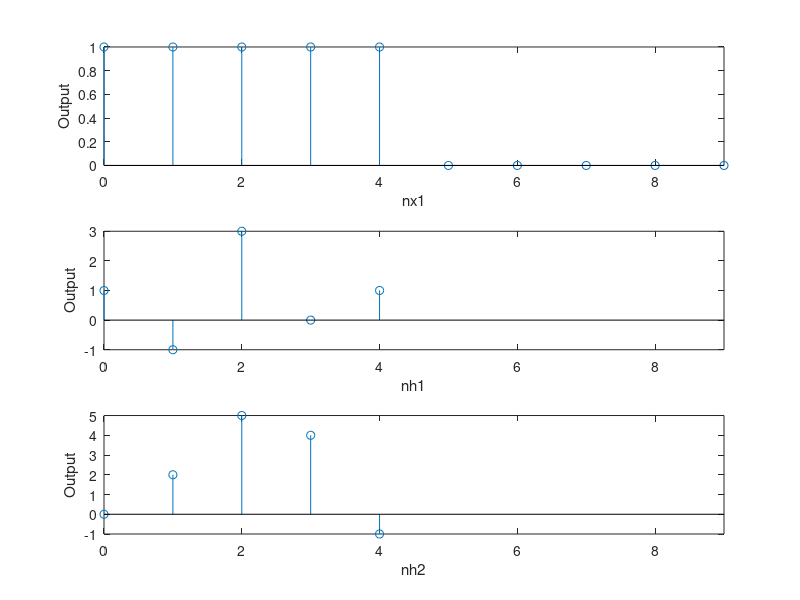

The MATLAB script that drew this image:
nx1 = 0:9;
nh1 = 0:4;
x1 = [ones(1, 5) zeros(1, 5)];
h1 = [1 -1 3 0 1];
h2 = [0 2 5 4 -1];

subplot(3, 1, 1), stem(nx1, x1), axis([0, 9, ylim])
xlabel('nx1'); ylabel('Output')
subplot(3, 1, 2), stem(nh1, h1), axis([0, 9, ylim])
xlabel('nh1'); ylabel('Output')
subplot(3, 1, 3), stem(nh1, h2), axis([0, 9, ylim])
xlabel('nh2'); ylabel('Output')
